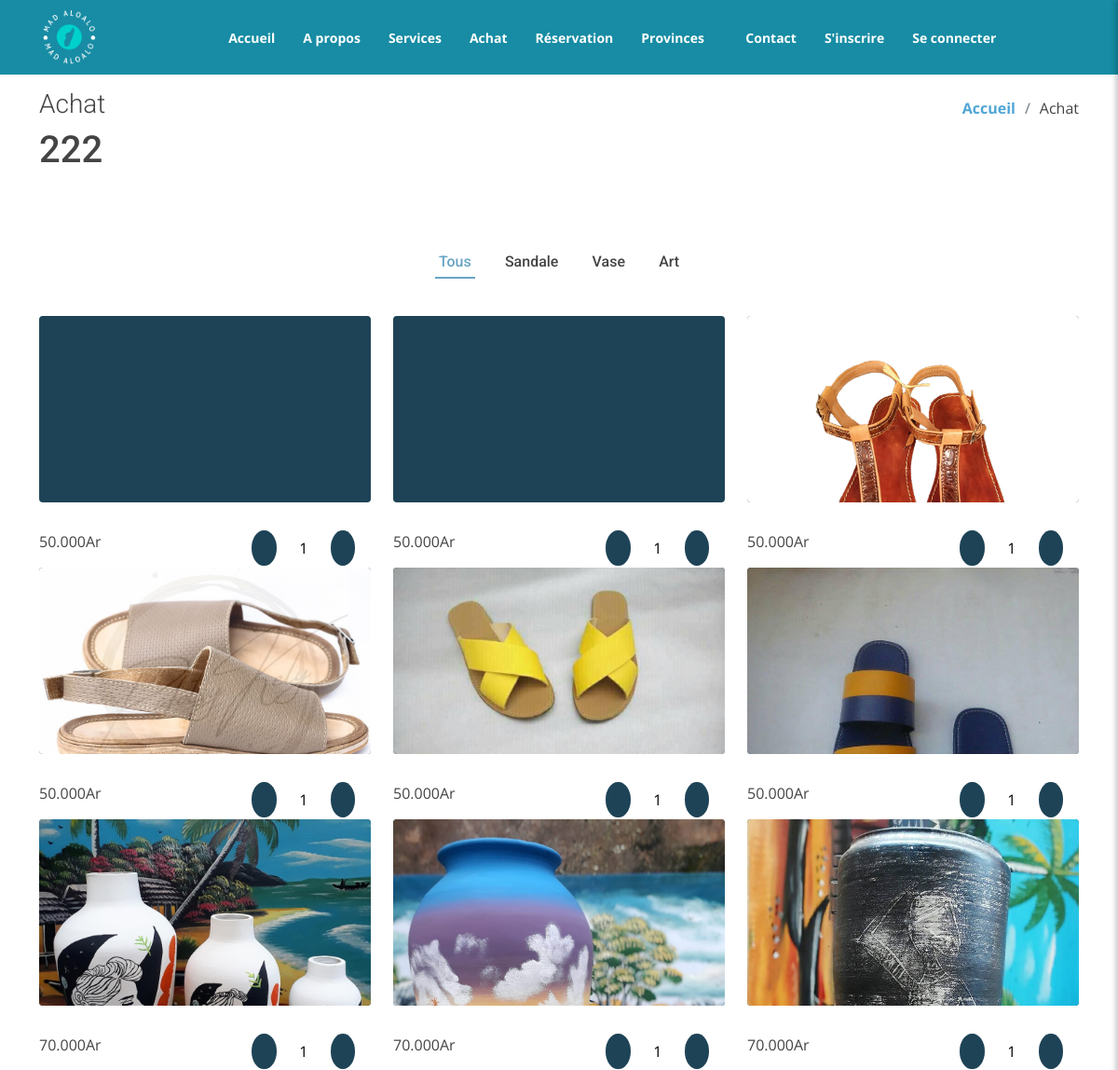
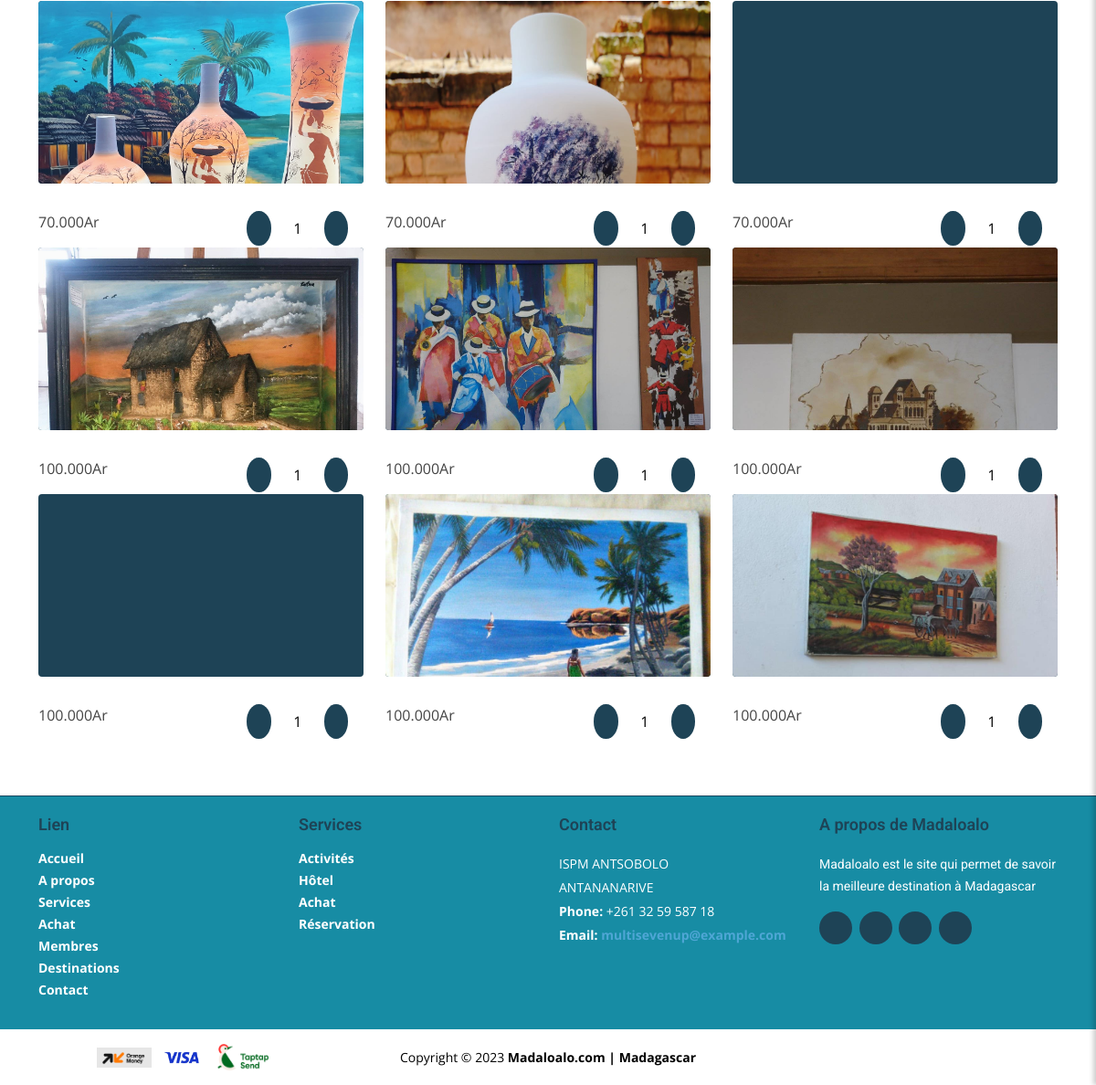
/achat.php, run on the app's committed database (2 pictures, top to bottom).
### tables this page shows
CREATE TABLE `achat` (
  `id_achat` int(11) NOT NULL,
  `nom_objet` varchar(255) NOT NULL,
  `description_objet` text NOT NULL,
  `image_objet` varchar(255) NOT NULL,
  `categorie` varchar(255) NOT NULL,
  `prix_objet` varchar(255) NOT NULL,
  `lieu_d_achat` varchar(255) NOT NULL
);

### achat.php (the view, shortened to what this page needs)
<?php
$query = "SELECT * FROM achat";
$resultAchat = mysqli_query($conn,$query);
$achats = mysqli_fetch_all($resultAchat, MYSQLI_ASSOC);
?>
<!DOCTYPE html>
<html lang="en">
<head>
  <link href="assets/vendor/animate.css/animate.min.css" rel="stylesheet">
  <link href="assets/vendor/aos/aos.css" rel="stylesheet">
  <link href="assets/vendor/bootstrap/css/bootstrap.min.css" rel="stylesheet">
  <link href="assets/vendor/bootstrap-icons/bootstrap-icons.css" rel="stylesheet">
  <link href="assets/vendor/boxicons/css/boxicons.min.css" rel="stylesheet">
  <link href="assets/vendor/glightbox/css/glightbox.min.css" rel="stylesheet">
  <link href="assets/vendor/swiper/swiper-bundle.min.css" rel="stylesheet">
  <link href="assets/css/style.css" rel="stylesheet">
</head>
<body>
<?php include "header.php" ?>
  <main id="main">
    <section class="breadcrumbs">
      <div class="container">
        <div class="d-flex justify-content-between align-items-center">
          <h2>Achat</h2>
          <ol>
            <li><a href="index.php">Accueil</a></li>
            <li>Achat</li>
          </ol>
        </div>
        <h1>222
        </h1>
      </div>
    </section>
    <section class="portfolio">
      <div class="container">
        <div class="row">
          <div class="col-lg-12">
            <ul id="portfolio-flters">
              <li data-filter="*" class="filter-active">Tous</li>
              <li data-filter=".filter-sandale">Sandale</li>
              <li data-filter=".filter-vase">Vase</li>
              <li data-filter=".filter-art">Art</li>
            </ul>
          </div>
        </div>
        <div class="row portfolio-container" data-aos="fade-up" data-aos-easing="ease-in-out" data-aos-duration="500">
        <?php foreach ($achats as $achat): ?>
          <?php if ($achat['categorie'] == "sandale") { ?>
            <div class="col-lg-4 col-md-6 portfolio-wrap filter-sandale">
            <form action="#" method="post">
            <div class="portfolio-item" id="element--<?php echo($achat['id_achat'])?>">
              <img src="assets/img/kapakapa/<?php echo($achat['image_objet'])?>" class="img-fluid" alt="">
            </div>
            <div class="product_lower_section">
              <p><?php echo($achat['prix_objet'])?></p>
              <div class="quantity-selector">
                  <button type="button" class="quantity-button-minus"><i class="bi bi-dash" id="<?php echo($achat['id_achat'])?>" onclick="decrementQuantity()"></i></button>
                  <input name="quantite" class="quantity-selector-input" id="quantity-selector<?php echo($achat['id_achat'])?>" value="1">
                  <button type="button" class="quantity-button-plus"><i class="bi bi-plus" id="<?php echo($achat['id_achat'])?>" onclick="incrementQuantity()"></i></button>
                  <i class="bi bi-cart" id="<?php echo($achat['id_achat'])?>" onclick=" ajoutPanier()"></i>
              </div>
            </div>
          </form>
          </div>
          <?php } ?>
          <?php endforeach; ?>
          <?php foreach ($achats as $achat): ?>
          <?php if ($achat['categorie'] == "vase") { ?>
            <div class="col-lg-4 col-md-6 portfolio-wrap filter-vase">
            <form action="#" method="post">
            <div class="portfolio-item" id="element--<?php echo($achat['id_achat'])?>">
              <img src="assets/img/vases/<?php echo($achat['image_objet'])?>" class="img-fluid" alt="">
            </div>
            <div class="product_lower_section">
              <p><?php echo($achat['prix_objet'])?></p>
              <div class="quantity-selector">
                  <button type="button" class="quantity-button-minus"><i class="bi bi-dash" id="<?php echo($achat['id_achat'])?>" onclick="decrementQuantity()"></i></button>
                  <input name="quantite" class="quantity-selector-input" id="quantity-selector<?php echo($achat['id_achat'])?>" value="1">
                  <button type="button" class="quantity-button-plus"><i class="bi bi-plus" id="<?php echo($achat['id_achat'])?>" onclick="incrementQuantity()"></i></button>
                  <i class="bi bi-cart" id="<?php echo($achat['id_achat'])?>" onclick=" ajoutPanier()"></i>
              </div>
            </div>
          </form>
          </div>
          <?php } ?>
          <?php endforeach; ?>
          <?php foreach ($achats as $achat): ?>
          <?php if ($achat['categorie'] == "art") { ?>
            <div class="col-lg-4 col-md-6 portfolio-wrap filter-art">
            <form action="#" method="post">
            <div class="portfolio-item" id="element--<?php echo($achat['id_achat'])?>">
              <img src="assets/img/hosidoko/<?php echo($achat['image_objet'])?>" class="img-fluid" alt="">
            </div>
            <div class="product_lower_section">
              <p><?php echo($achat['prix_objet'])?></p>
              <div class="quantity-selector">
                  <button type="button" class="quantity-button-minus"><i class="bi bi-dash" id="<?php echo($achat['id_achat'])?>" onclick="decrementQuantity()"></i></button>
                  <input name="quantite" class="quantity-selector-input" id="quantity-selector<?php echo($achat['id_achat'])?>" value="1">
                  <button type="button" class="quantity-button-plus"><i class="bi bi-plus" id="<?php echo($achat['id_achat'])?>" onclick="incrementQuantity()"></i></button>
                  <i class="bi bi-cart" id="<?php echo($achat['id_achat'])?>" onclick=" ajoutPanier()"></i>
              </div>
            </div>
          </form>
          </div>
          <?php } ?>
          <?php endforeach; ?>
        </div>
      </div>
    </section>
  </main>
  <?php include "footer.php" ?>
</body>
</html>

### assets/css/style.css (style rules this page uses)
body { font-family: "Open Sans", sans-serif; color: #444; }
a { color: #4fa6d5; font-weight: bold; text-decoration: none; }
h1, h2, h3, h4, h5, h6, .font-primary { font-family: "Roboto", sans-serif; }
#main { margin-top: 80px; }
section { padding: 60px 0; }
.breadcrumbs { padding: 15px 0; min-height: 40px; }
.breadcrumbs h2 { font-size: 28px; font-weight: 300; }
.breadcrumbs ol { display: flex; flex-wrap: wrap; list-style: none; padding: 0; margin: 0; }
.breadcrumbs ol li+li { padding-left: 10px; }
.breadcrumbs ol li+li::before { display: inline-block; padding-right: 10px; color: #6c757d; content: "/"; }
.portfolio { padding-bottom: 60px; }
.portfolio #portfolio-flters { padding: 0; margin: 0 0 35px 0; list-style: none; text-align: center; }
.portfolio #portfolio-flters li { cursor: pointer; margin: 0 12px 5px 12px; display: inline-block; padding: 0 4px 6px 4px; font-size: 16px; font-weight: 500; line-height: 20px; color: #444; transition: all 0.3s ease-in-out; border-bottom: 2px solid #fff; font-family: "Roboto", sans-serif; }
.portfolio #portfolio-flters li:hover, .portfolio #portfolio-flters li.filter-active { border-color: #68A4C4; color: #68A4C4; }
.portfolio .portfolio-item { background: #1e4356; overflow: hidden; min-height: 200px; position: relative; border-radius: 4px; height: 100px; margin: 0 0 30px 0; }
.portfolio .portfolio-item img { transition: all 0.3s ease-in-out; }
.product_lower_section { display: flex; justify-content: space-between; }
.quantity-selector-input { border: none; max-width: 50px; text-align: center; }
.quantity-button-minus, .quantity-button-plus { padding: 7px; background: #1e4356; border-radius: 50%; border: none; color: white; }

### barre-recherche.php (style rules this page uses)
body { margin: 0; padding: 0; }

### data on the page
achat: prix_objet "50.000Ar"
achat: prix_objet "50.000Ar"
achat: image_objet (picture), prix_objet "50.000Ar"
achat: image_objet (picture), prix_objet "50.000Ar"
achat: image_objet (picture), prix_objet "50.000Ar"
achat: image_objet (picture), prix_objet "50.000Ar"
achat: image_objet (picture), prix_objet "70.000Ar"
achat: image_objet (picture), prix_objet "70.000Ar"
achat: image_objet (picture), prix_objet "70.000Ar"
achat: image_objet (picture), prix_objet "70.000Ar"
achat: image_objet (picture), prix_objet "70.000Ar"
achat: prix_objet "70.000Ar"
achat: image_objet (picture), prix_objet "100.000Ar"
achat: image_objet (picture), prix_objet "100.000Ar"
achat: image_objet (picture), prix_objet "100.000Ar"
achat: prix_objet "100.000Ar"
achat: image_objet (picture), prix_objet "100.000Ar"
achat: image_objet (picture), prix_objet "100.000Ar"
